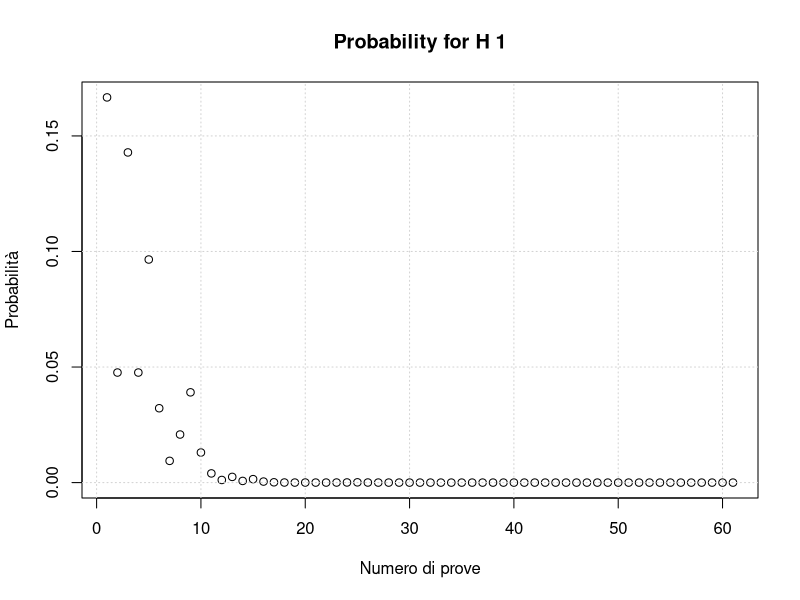
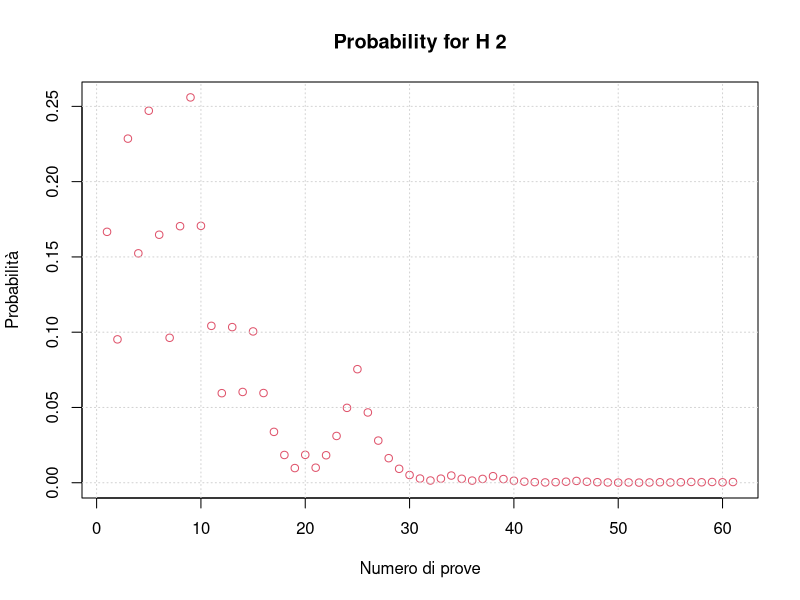
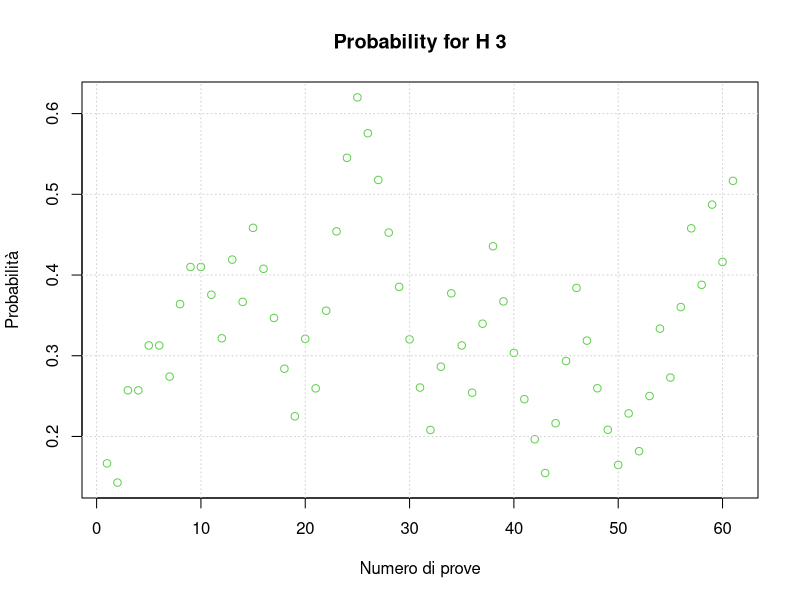
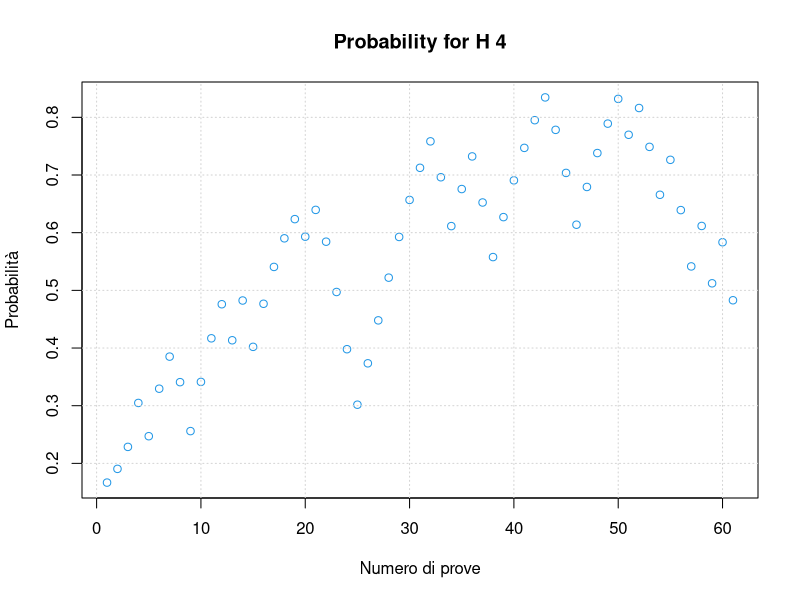
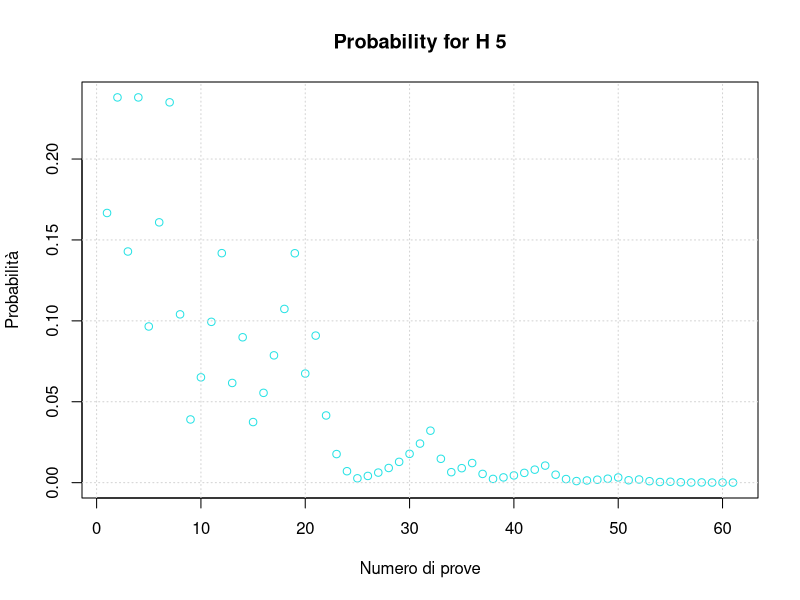
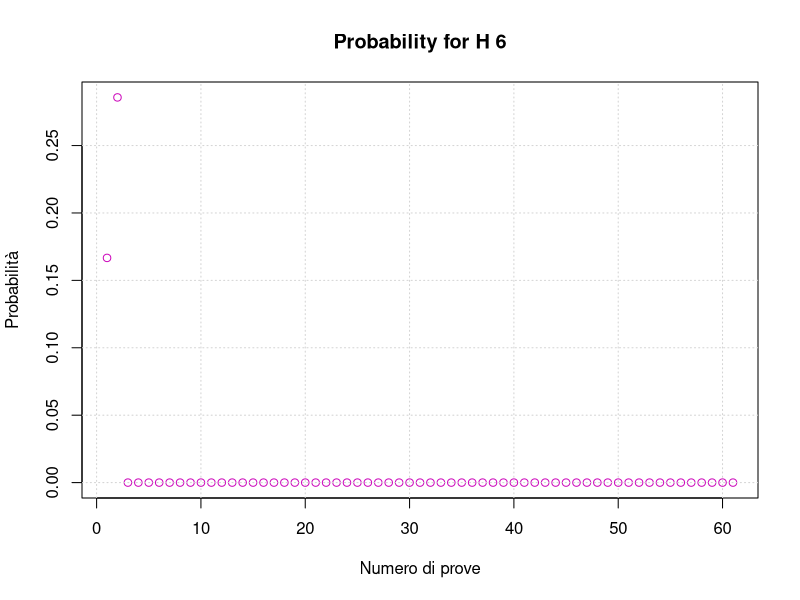

Write R code to recreate these figures, in order.
## ---- chunk 1
knitr::opts_chunk$set(echo = TRUE)
## ---- chunk 2

  
  
sample_from_box <- function(box) {
  prob_white <- c(1/6, 2/6, 3/6, 4/6, 5/6, 6/6)
  rbinom(1, 1, prob_white[box + 1])
}
  



update_probabilities <- function(prior_probabilities, result) {
  prob_white <- c(1/6, 2/6, 3/6, 4/6, 5/6, 6/6)
  
  likelihood <- numeric(6)
  
  for (i in 1:length(prob_white)) {
    likelihood[i] <- ifelse(result == 1, prob_white[i], 1 - prob_white[i])
  }

  #likelihood <- ifelse(result == 1, prob_white, 1 - prob_white)
  
  # restituisce prob_white se il risultato è 1, 1 - prob_white se il risultato è 0
 
  posterior_probabilities <- prior_probabilities * likelihood
  # prodotto di un vettore iniziale (prior_probabilities) per la likelihood che è anche essa un vettore 
  
  posterior_probabilities <- posterior_probabilities / sum(posterior_probabilities)
  
  
  return(posterior_probabilities)
}



random_sampling <- function(num_trials, boxes) {
  probabilities <- rep(1/6, 6)
  plot_data <- matrix(nrow = num_trials+1, ncol = 6)
  
  
  plot_data[1,] <- probabilities
  
  set.seed(123)
  
  for (i in 1:num_trials) {
    
    box_selected <- sample(0:5, 1)
    item <- sample_from_box(box_selected)
    probabilities <- update_probabilities(plot_data[i,], item)
    
    plot_data[i+1, ] <- probabilities
    
  }
  
  for (i in 1:6) {
  plot(1:(num_trials+1), plot_data[,i], lty = 1, col = i,
          xlab = 'Numero di prove', ylab = 'Probabilità',
          main = paste('Probability for H', i))
  grid()
  }
  
  paste('--------------------------------------------------')
  paste('Probabilities for:')
  cat(paste(sprintf('H_0 \ H_1 \ H_2 \ H_3 \ H_4 \ H_5 \ H_6 \n')))
  print(plot_data)
}



# Numero di prove
num_trials <- 60

# Esecuzione del campionamento casuale e plottaggio delle probabilità
random_sampling(num_trials, boxes)



